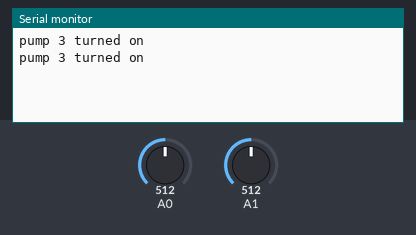
The sketch below on a simulated Arduino Mega 2560, built with avr-gcc and run on an emulated ATmega2560. Parts: the last lines printed to the serial monitor. The test bench sets the inputs (shaded band); at power-on: A0 = 512, A1 = 512.

Above: at 1.8 s.
1.9 s: A0 set to 290
At 2.8 s:
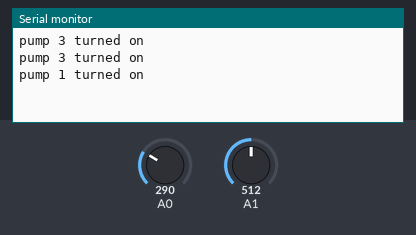
3.4 s: A0 set to 1010
At 4.6 s:
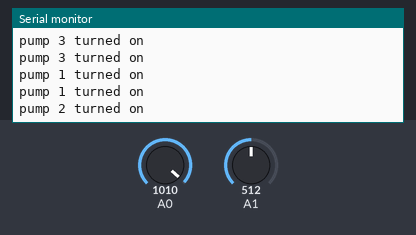
Timing chart, 0 to 6.4 s (numbered marks = the images above; inputs shaded):
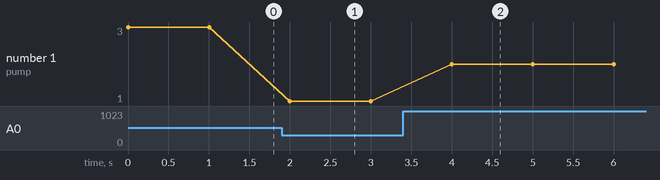

Measured:
- after the input at 1.9 s, the serial monitor: prints a new line after 0.10 s (image 1)
- after the input at 3.4 s, the serial monitor: prints a new line after 0.60 s (image 2)
- plotted number 1: 3 → 1 after the input at 1.9 s, 1 → 2 after the input at 3.4 s

The sketch:

pump_test.ino
```cpp
#define NUM_PUMPS 4
#define tds_pin 32
#define ph_pin 33

const int pumpPins[NUM_PUMPS] = {10,11,12,13}; // nuta, nutb, phup, phdown

float tds_value;
float ph_value;

int min_tds_treshold = 300;
int max_tds_treshold = 1000;

float min_ph_treshold = 5.3;
float max_ph_treshold = 6.7;
void pump_status (){
  pinMode (pumpPins[NUM_PUMPS], OUTPUT);
  if (tds_value <= min_tds_treshold) {
    digitalWrite(pumpPins[0], HIGH);
    digitalWrite(pumpPins[1], LOW);
    digitalWrite(pumpPins[2], LOW);
    digitalWrite(pumpPins[3], LOW);
    Serial.println("pump 1 turned on");
  } else if (tds_value >= max_tds_treshold) {
    digitalWrite(pumpPins[0], LOW);
    digitalWrite(pumpPins[1], HIGH);
    digitalWrite(pumpPins[2], LOW);
    digitalWrite(pumpPins[3], LOW);
    Serial.println("pump 2 turned on");
  } else if (ph_value >= min_ph_treshold) {
    digitalWrite(pumpPins[0], LOW);
    digitalWrite(pumpPins[1], LOW);
    digitalWrite(pumpPins[2], HIGH);
    digitalWrite(pumpPins[3], LOW);
    Serial.println("pump 3 turned on");
  } else if (ph_value >= max_ph_treshold) {
    digitalWrite(pumpPins[0], LOW);
    digitalWrite(pumpPins[1], LOW);
    digitalWrite(pumpPins[2], LOW);
    digitalWrite(pumpPins[3], HIGH);
    Serial.println("pump 4 turned on");
  }
}

void setup() {
  Serial.begin(115200);
  pinMode(tds_pin, INPUT);
}

void loop() {
  tds_value = analogRead(tds_pin);
  ph_value = analogRead(ph_pin);
  pump_status();
  // put your main code here, to run repeatedly:
  delay(1000);
}
```
